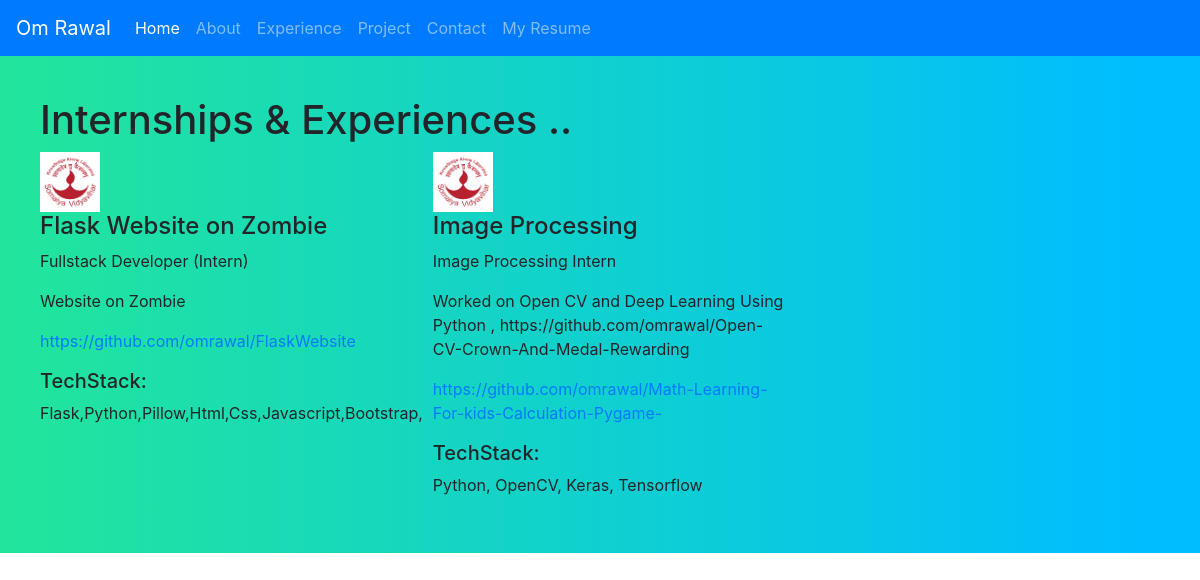
The app's page /experience/ with its own data.
### basic_portfolio_app/models.py (models this page shows)
class Experience(models.Model):
    title=models.CharField(max_length=256)
    job_profile=models.CharField(max_length=256)
    description=models.CharField(max_length=500)
    link=models.URLField()
    tech_stack=models.CharField(max_length=256)
    logo=models.ImageField(upload_to='experience_logo')

### basic_portfolio_app/views.py (the view)
# urls.py: path('experience/', views.experience,name='portfolio-experience'),
def experience(request):
    experience_data=Experience.objects.all()
    return render(request,'basic_portfolio_app/experience.html',{'experience_data':experience_data})

### basic_portfolio_app/templates/basic_portfolio_app/experience.html
{% extends "basic_portfolio_app/base.html" %} {% block body_block %}
<div style="padding: 40px;" id="grad">
    <h1 class="mb-10"> Internships & Experiences ..</h1>
    <div class="wrapper">
        {% for data in experience_data %}
        <div>
            <img src="{{data.logo.url}} " alt="LOGO " height="60 " width="60 ">
            <h4 class="mt-30">{{data.title}}</h4>
            <p class="mt-20"> {{data.job_profile}}</p>
            <p class="mt-20"> {{data.description}}</p>
            <p> <a href="{{data.link}} ">{{data.link}}</a></p>
            <h5>TechStack:</h5>
            <p> {{data.tech_stack}}</p>
        </div>
        {% endfor %}
    </div>
</div>
{% endblock body_block %}

### basic_portfolio_app/static/css/mystyle.css (style rules this page uses)
#grad { background-image: linear-gradient(90deg, rgba(23, 228, 150, 0.9528186274509804) 0%, rgba(0, 189, 255, 1) 95%); }
.wrapper { display: grid; grid-template-columns: repeat(3, 1fr); grid-gap: 10px; }

### records on screen
Experience: logo (picture), title "Flask Website on Zombie", job_profile "Fullstack Developer (Intern)", description "Website on Zombie", link "https://github.com/omrawal/FlaskWebsite", tech_stack "Flask,Python,Pillow,Html,Css,Javascript,Bootstrap,"
Experience: logo (picture), title "Image Processing", job_profile "Image Processing Intern", description "Worked on Open CV and Deep Learning Using Python , https://github.com/omrawal/Open-CV-Crown-And-Medal-Rewarding", link "https://github.com/omrawal/Math-Learning-For-kids-Calculation-Pygame-", tech_stack "Python, OpenCV, Keras, Tensorflow"
